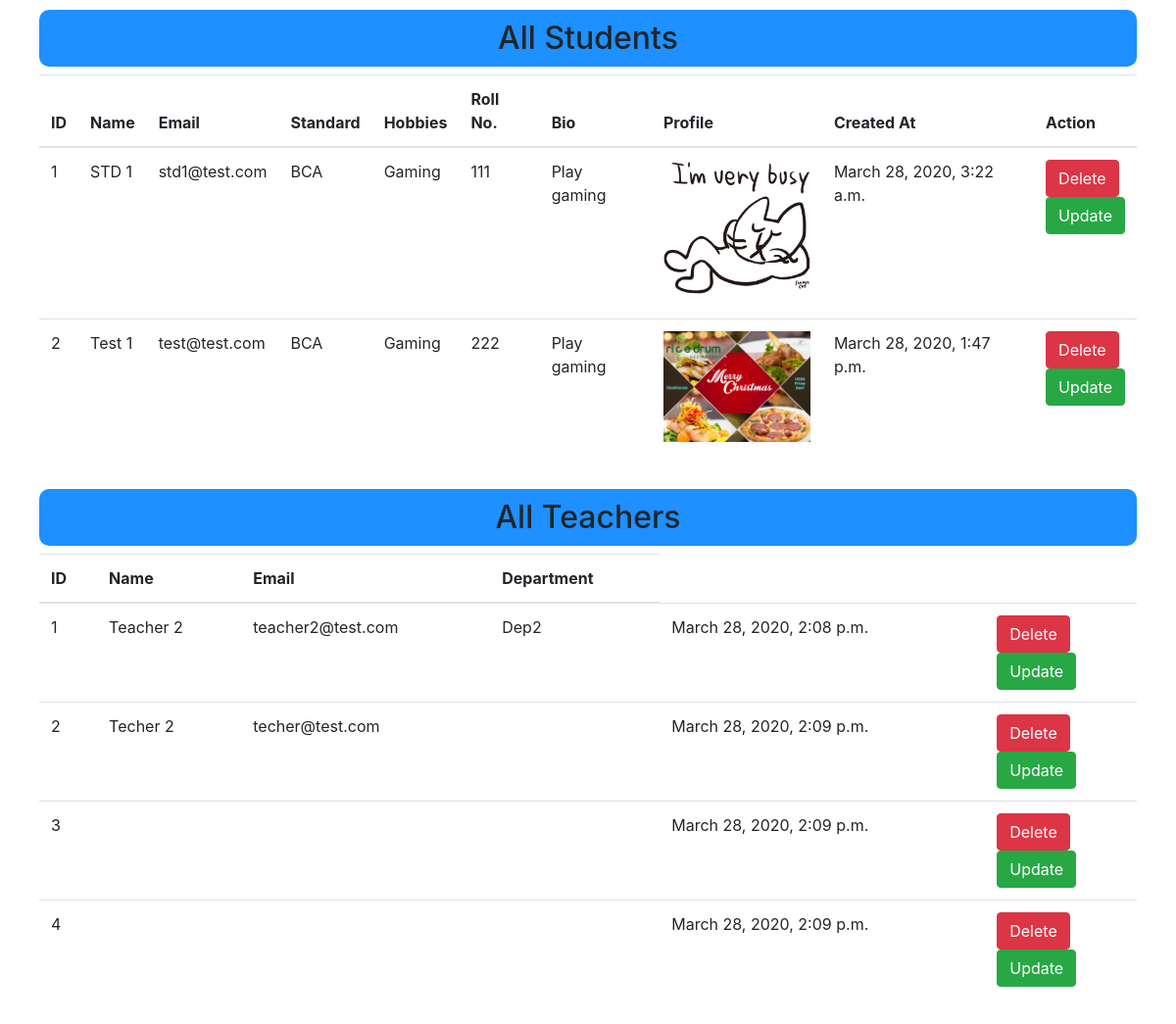
The app's page /show_all_data, older data.
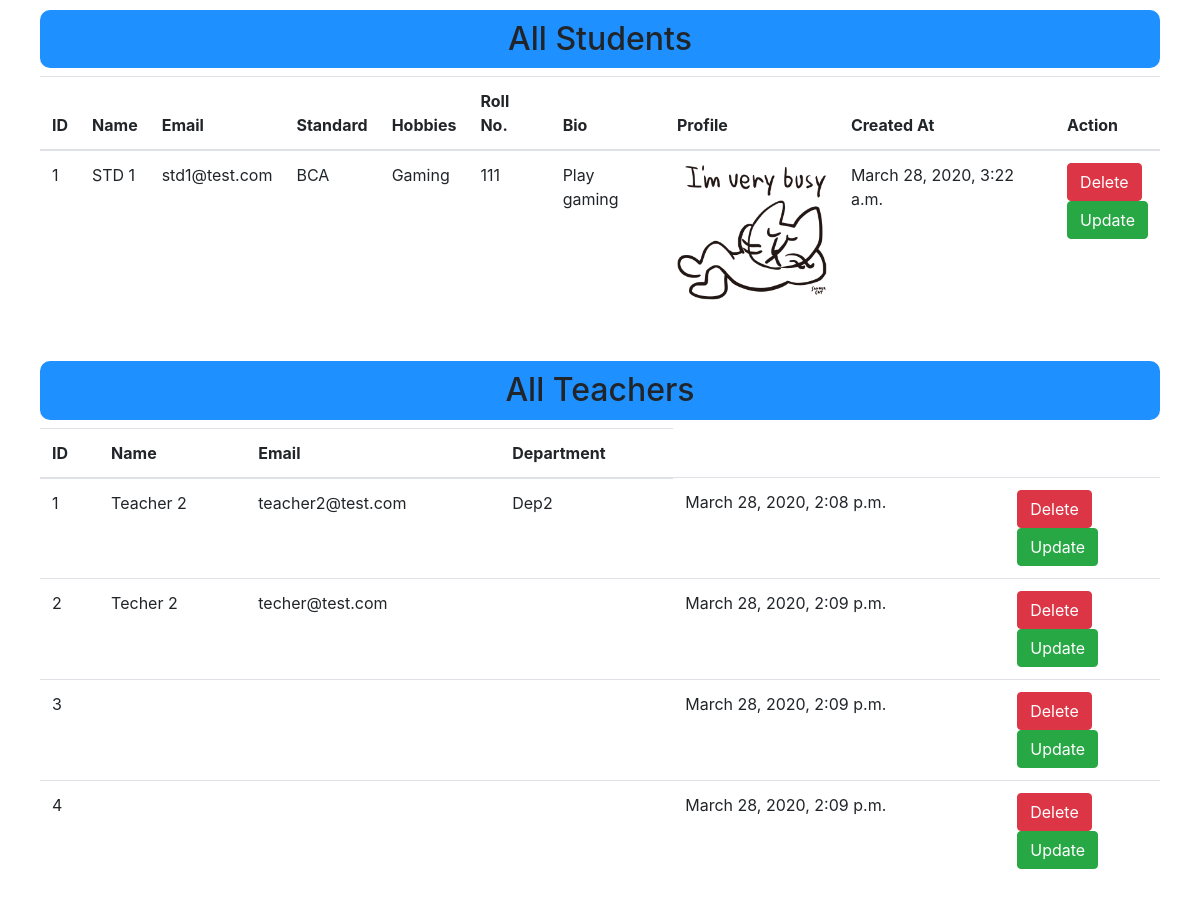
The same page, newer data.
### simpleFirstApp/models.py (models this page shows)
class Students(models.Model):
    id = models.AutoField(primary_key=True)
    name = models.CharField(max_length=255)
    email = models.CharField(max_length=255)
    standard = models.CharField(max_length=255)
    hobbies = models.CharField(max_length=255)
    roll_no = models.CharField(max_length=255)
    bio = models.TextField()
    profile_image = models.FileField()
    created_at = models.DateTimeField(auto_now_add=True)
    is_active = models.BooleanField(default=True)
    objects = models.Manager()

class Teachers(models.Model):
    id = models.AutoField(primary_key=True)
    name = models.CharField(max_length=255)
    email = models.CharField(max_length=255)
    department = models.CharField(max_length=255)
    created_at = models.DateTimeField(auto_now_add=True)
    is_active = models.BooleanField(default=True)
    objects = models.Manager()

### simpleFirstApp/views.py (the view)
# urls.py: path('show_all_data', views.show_all_data, name="show_all_data"),
def show_all_data(request):
    context = {}
    all_students = Students.objects.all()
    all_teachers = Teachers.objects.all()
    context['students'] = all_students
    context['teachers'] = all_teachers
    return render(request, 'show_data.html', context)

### simpleFirstApp/templates/show_data.html (shortened to what this page needs)
{% extends 'base_template.html' %}
{% block bodydata %}
<div class="container">
    <div class="row">
        <div class="col-sm custom-block">
            <h2 class="bg_blue">All Students</h2>
            <div class="table-responsive">
                <table class="table">
                <thead>
                    <th>ID</th>
                    <th>Name</th>
                    <th>Email</th>
                    <th>Standard</th>
                    <th>Hobbies</th>
                    <th>Roll No.</th>
                    <th>Bio</th>
                    <th>Profile</th>
                    <th>Created At</th>
                    <th>Action</th>
                </thead>
                <tbody>
                    {% for student in students %}
                    <tr>
                        <td>{{ student.id }}</td>
                        <td>{{ student.name }}</td>
                        <td>{{ student.email }}</td>
                        <td>{{ student.standard }}</td>
                        <td>{{ student.hobbies }}</td>
                        <td>{{ student.roll_no }}</td>
                        <td>{{ student.bio }}</td>
                        <td>
                            <img src="/media/{{ student.profile_image }}" style="width:150px;heigth:200px" alt="">
                        </td>
                        <td>{{ student.created_at }}</td>
                        <td>
                            <a href="/delete_student/{{ student.id }}" class="btn btn-danger">Delete</a><br>
                            <a href="/update_student/{{ student.id }}" class="btn btn-success">Update</a>
                        </td>
                    </tr>
                    {% endfor %}
                </tbody>
            </table>
            </div>
        </div>
        <div class="col-sm custom-block">
            <h2 class="bg_blue">All Teachers</h2>
            <div class="table-responsive">
                <table class="table">
                <thead>
                    <th>ID</th>
                    <th>Name</th>
                    <th>Email</th>
                    <th>Department</th>
                </thead>
                <tbody>
                    {% for teacher in teachers %}
                    <tr>
                        <td>{{ teacher.id }}</td>
                        <td>{{ teacher.name }}</td>
                        <td>{{ teacher.email }}</td>
                        <td>{{ teacher.department }}</td>
                        <td>{{ teacher.created_at }}</td>
                        <td>
                            <a href="/delete_teacher/{{ teacher.id }}" class="btn btn-danger">Delete</a><br>
                            <a href="/update_teacher/{{ teacher.id }}" class="btn btn-success">Update</a>
                        </td>
                    </tr>
                    {% endfor %}
                </tbody>
            </table>
            </div>
        </div>
    </div>
</div>
{% endblock bodydata %}

### simpleFirstApp/templates/base_template.html (shortened to what this page needs)
<!DOCTYPE html>
<html lang="en">
<head>
    <link rel="stylesheet" href="https://stackpath.bootstrapcdn.com/bootstrap/4.4.1/css/bootstrap.min.css">
</head>
<body>
    {% block bodydata %}{% endblock bodydata %}
</body>
</html>

### simpleFirstApp/templates/show_data.html (style rules this page uses)
.bg_blue { padding:10px; background: dodgerblue; border-radius: 10px; border-shadow: 3px 3px 3px grey; text-align: center; }
.custom-block { padding: 10px; }

Row changes from the older to the newer data that the page shows:
removed Students: id "2", name "Test 1", email "test@test.com", standard "BCA", hobbies "Gaming", roll_no "222", bio "Play gaming", profile_image (picture), created_at "March 28, 2020, 1:47 p.m."
